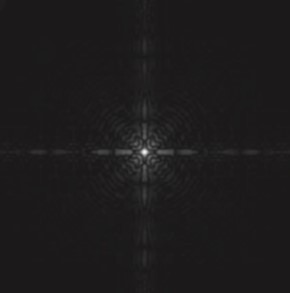
#> input picture images/log.jpg, 290 x 293 px, found by its file name
$ python 05-01.exp_log.py
#> lines starting #> are read from the running program, lines starting #| are printed output that depends on the picture
# 원본 사진에 log값
import numpy as np
import cv2
import math


def mat_access1(mat):
    for i in range(mat.shape[0]):
        for j in range(mat.shape[1]):
            k = mat[i, j]  # 원소 접근 - mat1[i][j] 방식도 가능
            s = 100 * np.log(k + 1)
            image2[i, j] = s
            # image2.itemset(i,j,s)
            # img.itemset(i,j,0,math.log(1+k))


image = cv2.imread("images/log.jpg", cv2.IMREAD_GRAYSCALE)
#> image: shape (293, 290); min 24, max 242, mean 28.1
image2 = np.array(image).reshape(293, 290)
img = np.array(image).reshape(293, 290)
# [4 lines of commented-out code are left out]
mat_access1(image)
#> after the loop in mat_access1, `for i in range(mat.shape[0]):`:
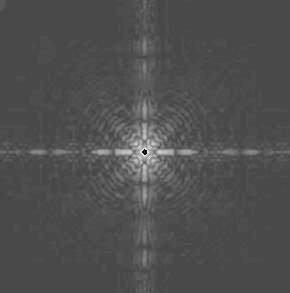
#> image2: shape (293, 290); min 0, max 255, mean 79.2
# image_re = image_re.reshape(293,290)
cv2.imshow("Image", image)
cv2.imshow("Image_", image2)
# cv2.imshow('Image2', image3)
cv2.waitKey()
